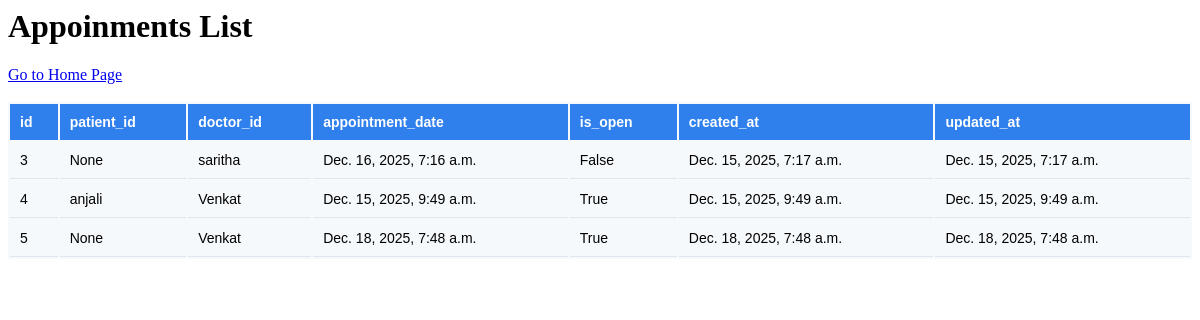
The page /appointments/list_appointments/ on the database its author committed.
### apps/appointments/models.py (models this page shows, shortened)
class Appointments(models.Model):
    appointment_id = models.AutoField(primary_key=True)
    patient_id = models.ForeignKey(Patient, on_delete=models.SET_NULL, null=True)
    doctor_id = models.ForeignKey(Doctor, on_delete=models.SET_NULL, null=True) # if doctor is deleted this id will be null
    appointment_date = models.DateTimeField()
    is_open = models.BooleanField(default=True) # appointment is completed or not
    created_at = models.DateTimeField(auto_now_add=True)
    updated_at = models.DateTimeField(auto_now=True)

### apps/doctors/models.py (models this page shows)
class Doctor(models.Model):
    id = models.AutoField(primary_key=True)
    name = models.CharField(max_length=100, null=False)
    email = models.CharField(max_length=100, null=True)
    phone = models.IntegerField(null=True)
    city = models.CharField(max_length=50, null=True)
    dept_id = models.ForeignKey(Department, on_delete=models.SET_NULL, null=True)
    created_at = models.DateTimeField(auto_now_add=True)
    updated_at = models.DateTimeField(auto_now=True)
    def __str__(self):
        return self.name

### apps/patients/models.py (models this page shows)
class Patient(models.Model):
    patient_id = models.AutoField(primary_key=True)
    name = models.CharField(max_length=100, null=False)
    phone = models.IntegerField(null=True)
    city = models.CharField(max_length=50, null=True)
    gender = models.CharField(max_length=1,choices=GENDER_CHOICES, null=False, default='Other')
    notes = models.TextField(null=True)
    doctor_id = models.ForeignKey(Doctor, on_delete=models.SET_NULL, null=True)
    created_at = models.DateTimeField(auto_now_add=True)
    updated_at = models.DateTimeField(auto_now=True)
    def __str__(self):
        return self.name

### apps/appointments/views.py (the view)
# urls.py: path('list_appointments/', list_all_appointments, name='list-appointments')
def list_all_appointments(request):
    data = Appointments.objects.all()
    return render(request, 'appointments/list_all_appointments.html', context={'appointments':data})

### apps/appointments/templates/appointments/list_all_appointments.html (shortened to what this page needs)
<html>
<h1>Appoinments List</h1>
<head>
    {% load static %}
    <link rel="stylesheet" href="{% static 'css/table.css' %}">
</head>
<a href="{% url 'home' %}">Go to Home Page</a><br><br>
<table class='hms-table'>
    <thead>
        <tr>
            <th>id</th>
            <th>patient_id</th>
            <th>doctor_id</th>
            <th>appointment_date</th>
            <th>is_open</th>
            <th>created_at</th>
            <th>updated_at</th>
        </tr>
    </thead>
    <tbody>
        {% for a in appointments %}
        <tr>
            <td>{{ a.appointment_id }}</td>
            <td>{{ a.patient_id }}</td>
            <td>{{ a.doctor_id }}</td>
            <td>{{ a.appointment_date }}</td>
            <td>{{ a.is_open }}</td>
            <td>{{ a.created_at }}</td>
            <td>{{ a.updated_at }}</td>
        </tr>
        {% endfor %}
    </tbody>
</table>
</html>

### static/css/table.css (style rules this page uses)
.hms-table { width: 100%; background: #f5f9fc; font-family: Arial, sans-serif; font-size: 14px; }
.hms-table th { background: #2f80ed; color: #fff; padding: 10px; text-align: left; }
.hms-table td { padding: 10px; border-bottom: 1px solid #e0e6ed; }

### rows shown on the page
Appointments: appointment_id "3", patient_id "None", doctor_id "saritha", appointment_date "Dec. 16, 2025, 7:16 a.m.", is_open "False", created_at "Dec. 15, 2025, 7:17 a.m.", updated_at "Dec. 15, 2025, 7:17 a.m."
Appointments: appointment_id "4", patient_id "anjali", doctor_id "Venkat", appointment_date "Dec. 15, 2025, 9:49 a.m.", is_open "True", created_at "Dec. 15, 2025, 9:49 a.m.", updated_at "Dec. 15, 2025, 9:49 a.m."
Appointments: appointment_id "5", patient_id "None", doctor_id "Venkat", appointment_date "Dec. 18, 2025, 7:48 a.m.", is_open "True", created_at "Dec. 18, 2025, 7:48 a.m.", updated_at "Dec. 18, 2025, 7:48 a.m."
